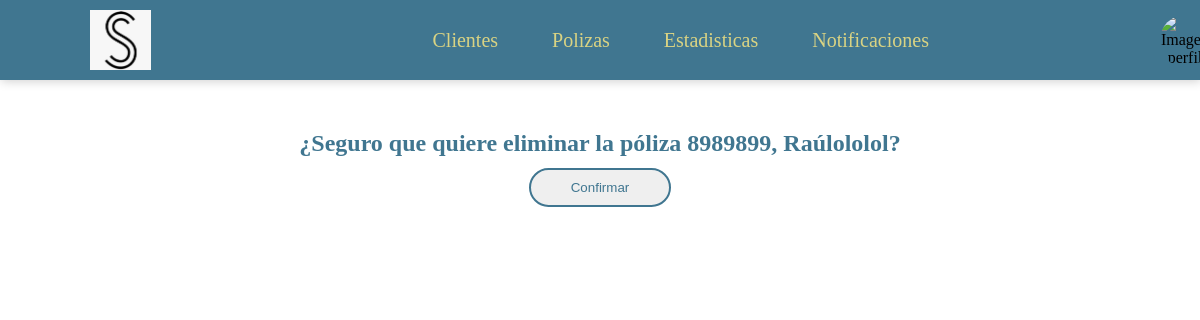
The app's page /clientes/polizas/eliminar/3, older data.
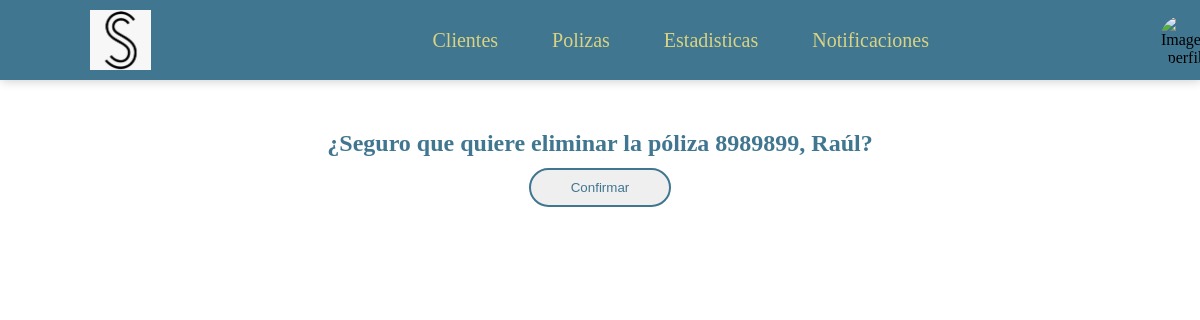
The same page, newer data.
### Clientes/models.py (models this page shows, shortened)
class Poliza (models.Model):
    num_poliza = models.CharField(max_length=30)
    deducible = models.CharField(max_length=30)
    fecha_inicio = models.DateField()
    fecha_termino = models.DateField()
    tipo_poliza = models.ForeignKey(Tipos_Poliza, on_delete=models.CASCADE)
    periodo_pago = models.ForeignKey(Periodos_Pago, on_delete=models.CASCADE)
    cliente = models.ForeignKey(Cliente, on_delete=models.CASCADE)
    status = models.ForeignKey(Status, on_delete=models.CASCADE)
    def __str__(self):
        return self.num_poliza +", "+ self.cliente.nombre

class Cliente (models.Model):
    nombre = models.CharField(max_length=30)
    ap_paterno = models.CharField(max_length=30)
    ap_materno = models.CharField(max_length=30)
    fecha_nacimiento = models.DateField(null=True, blank=True)
    email = models.EmailField(null=True, blank=True, default="")
    num_celular = models.CharField(max_length=10)
    num_fijo = models.CharField(max_length=10, null=True, blank=True, default="")
    codigo_postal = models.CharField(max_length=5, null=True, blank=True, default="")
    colonia = models.CharField(max_length=30)
    direccion = models.CharField(max_length=30)
    rfc = models.CharField(max_length=30, null=True, blank=True, default="")
    fecha_registro = models.DateField()
    agente = models.ForeignKey(Agente, on_delete=models.CASCADE)
    status = models.ForeignKey(Status, on_delete=models.CASCADE)

### Clientes/views.py (the view)
# urls.py: path('polizas/eliminar/<int:id_poliza>',views.eliminarPoliza,name='eliminar_poliza'),
def eliminarPoliza(request, id_poliza):
    poliza = Poliza.objects.get(id = id_poliza)
    if request.method == 'POST':
        poliza.delete()
        return redirect('Clientes:polizas')
    return render(request,'poliza_eliminar.html', {'poliza':poliza})

### Clientes/templates/poliza_eliminar.html (shortened to what this page needs)
{%extends "header.html"%}
{% block content %}
<section class="form-delete">
    <form method="POST">
        <h2>¿Seguro que quiere eliminar la póliza {{poliza}}?</h2>
        <div class="b-g">
            <button type="submit">Confirmar</button>
        </div>
    </form>
</section>
{% endblock%}

Row changes from the older to the newer data that the page shows:
changed through a linked row, Poliza: num_poliza+cliente "8989899, Raúlololol" → "8989899, Raúl"
